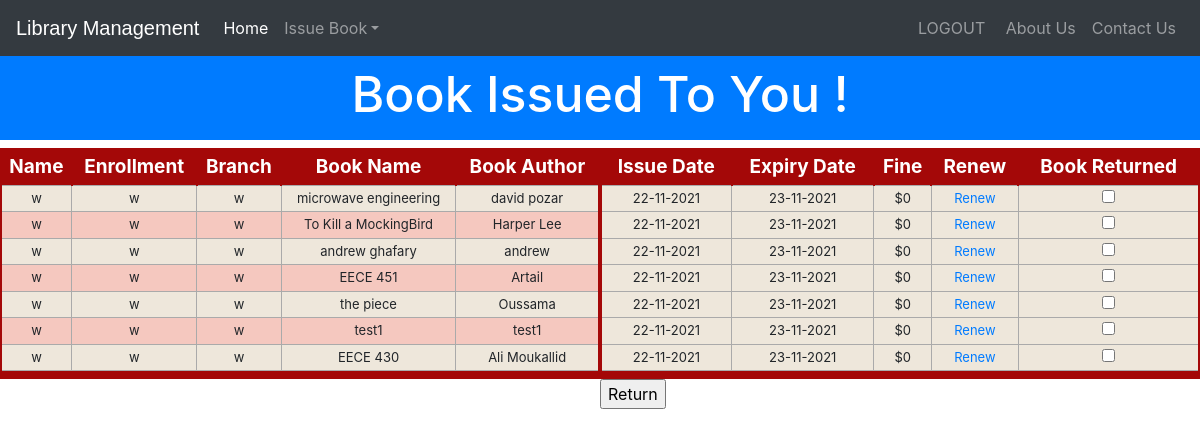
/CloseToDeadline (signed in), run on the app's committed database.
### library/models.py (models this page shows)
class Book(models.Model):
    catchoice= [
        ('education', 'Education'),
        ('entertainment', 'Entertainment'),
        ('comics', 'Comics'),
        ('biography', 'Biographie'),
        ('history', 'History'),
        ]
    name=models.CharField(max_length=30)
    isbn=models.PositiveIntegerField()
    author=models.CharField(max_length=40)
    category=models.CharField(max_length=30,choices=catchoice,default='education')
    def __str__(self):
        return str(self.name)+"["+str(self.isbn)+']'

### library/views.py (the view, shortened to what this page needs)
# urls.py: path('CloseToDeadline', views.CloseToDeadline, name='CloseToDeadline'),
@login_required(login_url='adminlogin')
@user_passes_test(is_admin)
def CloseToDeadline(request):
    Borrowers = models.Borrower.objects.filter(status="Issued").order_by('return_date')
    li1=[]
    li2=[]
    for ib in Borrowers:
            print(ib)
            books=models.Borrower.objects.filter(student=ib.student,book=ib.book)
            print(books)
            if len(books)>0:
                t=(ib.student.user.username,ib.student.enrollment,ib.student.branch,ib.book.name,ib.book.author)
                li1.append(t)
                issdate=str(ib.issue_date.day)+'-'+str(ib.issue_date.month)+'-'+str(ib.issue_date.year)
                expdate=str(ib.return_date.day)+'-'+str(ib.return_date.month)+'-'+str(ib.return_date.year)
                print(ib.return_date)
                fine = CalculateFine(ib.return_date.date())
                fine = "$" + str(fine)
                borrowerID = ib.id
                t=(issdate,expdate,fine,borrowerID)
                li2.append(t)
    return render(request, 'library/CloseToDeadline.html', {'li1':li1,'li2':li2})

### library/models.py (called while the page is built)
    def __str__(self):
        return str(self.student.user)+" borrowed "+str(self.book)

### library/views.py (called while the page is built)
def is_admin(user):
    return user.groups.filter(name='ADMIN').exists()

def CalculateFine(returndate):
    days=date.today() - returndate
    d=days
    fine=0
    d=d.days
    if int(d)>0:
        fine=d*1
    if fine>15:
        return 15
    return fine

### templates/library/CloseToDeadline.html (shortened to what this page needs)
<!DOCTYPE html>
<html lang="en" dir="ltr">
  <head>
  </head>
  <body>
  {% include "library/navbarstudent.html" %}<br><br>
  <h3 class="p-3 mb-2 bg-primary text-white" style = 'font-size: 50px;text-align:center;'>Book Issued To You !</h3>
<div class="row">
  <div class="col-lg-6" style="padding-right:0px;">
    {% if li1%}
    <table class="redTable">
  <thead>
  <tr>
  <th>Name</th>
  <th>Enrollment</th>
  <th>Branch</th>
    <th>Book Name</th>
      <th>Book Author</th>
  </tr>
  </thead>
  <tfoot>
  <tr>
  <td colspan="5">
  </td>
  </tr>
  </tfoot>
  <tbody>
    {% for t in li1 %}
<tr>
  <td>  {{t.0}}</td>
  <td>  {{t.1}}</td>
  <td>  {{t.2}}</td>
  <td>  {{t.3}}</td>
  <td>  {{t.4}}</td>
</tr>
    {% endfor %}
  </tbody>
  </table>
</div>
<div class="col-lg-6" style="padding-left:0px;">
      <table class="redTable">
    <thead>
    <tr>
    <th>Issue Date</th>
    <th>Expiry Date</th>
    <th>Fine</th>
    <th>Renew</th>
        <th>Book Returned</th>
    </tr>
    </thead>
    <tfoot>
    <tr>
    <td colspan="8">
    </td>
    </tr>
    </tfoot>
    <tbody>
  <form method = "POST">
      {% for t in li2 %}
<tr>
  <td>  {{t.0}}</td>
  <td>  {{t.1}}</td>
  <td>  {{t.2}}</td>
  <td><a href="{% url 'RenewBook' t.3 %}">Renew<a></td>
    <td><input type="checkbox" name="choices" value={{t.3}} class=Borrower></td>
</tr>
      {% endfor %}
    </tbody>
    </table>
    <input type="submit" value="Return"/>
  </div></div>
    {%else%}
    <h1> No book Issued to you</h1>
    {%endif%}

### templates/library/CloseToDeadline.html (style rules this page uses)
table.redTable { border: 2px solid #A40808; background-color: #EEE7DB; width: 100%; text-align: center; border-collapse: collapse; }
table.redTable td, table.redTable th { border: 1px solid #AAAAAA; padding: 3px 2px; }
table.redTable tbody td { font-size: 13px; }
table.redTable tr:nth-child(even) { background: #F5C8BF; }
table.redTable thead { background: #A40808; }
table.redTable thead th { font-size: 19px; font-weight: bold; color: #FFFFFF; text-align: center; border-left: 2px solid #A40808; }
table.redTable thead th:first-child { border-left: none; }
table.redTable tfoot { font-size: 13px; font-weight: bold; color: #FFFFFF; background: #A40808; }
table.redTable tfoot td { font-size: 13px; }

### data on the page
Book: name "microwave engineering", author "david pozar"
Book: name "To Kill a MockingBird", author "Harper Lee"
Book: name "andrew ghafary", author "andrew"
Book: name "EECE 451", author "Artail"
Book: name "the piece", author "Oussama"
Book: name "test1", author "test1"
Book: name "EECE 430", author "Ali Moukallid"

### other printed values
{{ t.0 }} "w" "w" "w" "w" "w" "w" "w"
{{ t.1 }} "w" "w" "w" "w" "w" "w" "w"
{{ t.2 }} "w" "w" "w" "w" "w" "w" "w"
{{ t.0 }} "22-11-2021" "22-11-2021" "22-11-2021" "22-11-2021" "22-11-2021" "22-11-2021" "22-11-2021"
{{ t.1 }} "23-11-2021" "23-11-2021" "23-11-2021" "23-11-2021" "23-11-2021" "23-11-2021" "23-11-2021"
{{ t.2 }} "$0" "$0" "$0" "$0" "$0" "$0" "$0"
